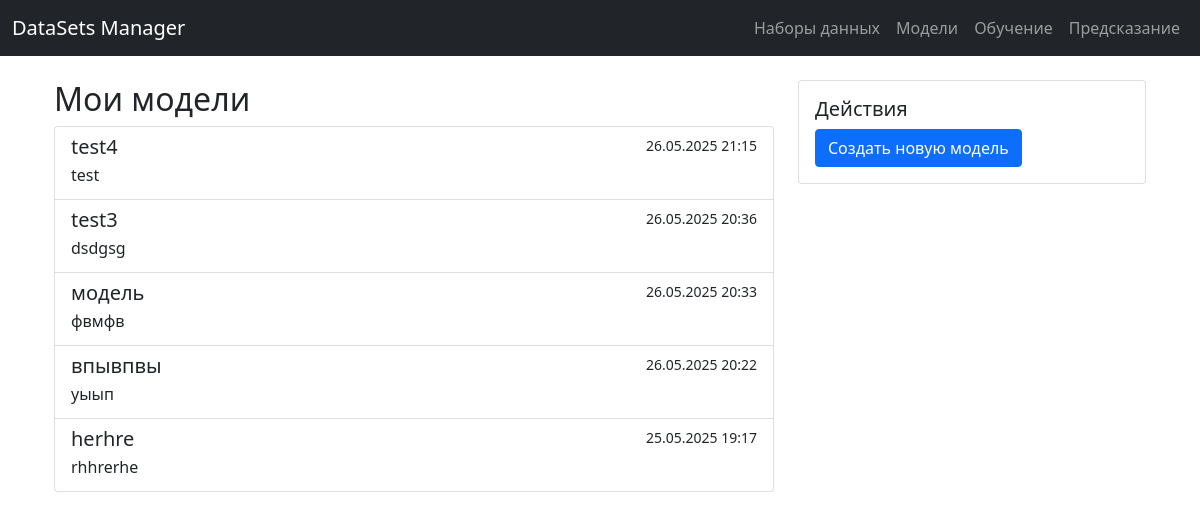
Page /neural_network on the earlier database version.
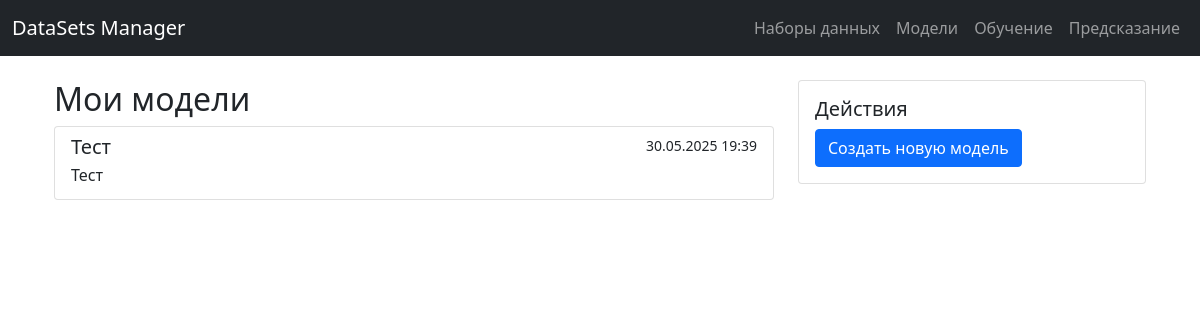
Same page on the later database version.
### neural_network/models.py (models this page shows, shortened)
class MLModel(models.Model):
    title = models.CharField(max_length=255, verbose_name="Название модели")
    description = models.TextField(verbose_name="Описание")
    creation_date = models.DateTimeField(auto_now_add=True, verbose_name="Дата создания")
    parameters = models.JSONField(verbose_name="Параметры модели")
    class Meta:
        verbose_name = "Модель машинного обучения"
        verbose_name_plural = "Модели"
    def get_absolute_url(self):
        return reverse('model_detail', kwargs={'pk': self.pk})

### neural_network/views.py (the view)
# urls.py: path('neural_network', neural_network_views.model_list, name='model_list'),
def model_list(request):
    models = MLModel.objects.all().order_by('-creation_date')
    return render(request, 'models/list.html', {'models': models})

### neural_network/templates/models/list.html
{% extends "base.html" %}
{% block content %}
<div class="container">
    <div class="row">
        <div class="col-md-8">
            <h2>Мои модели</h2>
            <div class="list-group">
                {% for model in models %}
                <a href="{{ model.get_absolute_url }}" class="list-group-item list-group-item-action">
                    <div class="d-flex w-100 justify-content-between">
                        <h5 class="mb-1">{{ model.title }}</h5>
                        <small>{{ model.creation_date|date:"d.m.Y H:i" }}</small>
                    </div>
                    <p class="mb-1">{{ model.description|truncatechars:100 }}</p>
                </a>
                {% empty %}
                <div class="alert alert-info">Нет созданных моделей</div>
                {% endfor %}
            </div>
        </div>
        <div class="col-md-4">
            <div class="card">
                <div class="card-body">
                    <h5 class="card-title">Действия</h5>
                    <a href="{% url 'model_create' %}" class="btn btn-primary btn-block">
                        Создать новую модель
                    </a>
                </div>
            </div>
        </div>
    </div>
</div>
{% endblock %}

Differences in the rows shown:
removed MLModel: title "test4", creation_date "26.05.2025 21:15", description "test"
removed MLModel: title "test3", creation_date "26.05.2025 20:36", description "dsdgsg"
removed MLModel: title "модель", creation_date "26.05.2025 20:33", description "фвмфв"
removed MLModel: title "впывпвы", creation_date "26.05.2025 20:22", description "уыып"
removed MLModel: title "herhre", creation_date "25.05.2025 19:17", description "rhhrerhe"
added MLModel: title "Тест", creation_date "30.05.2025 19:39", description "Тест"
